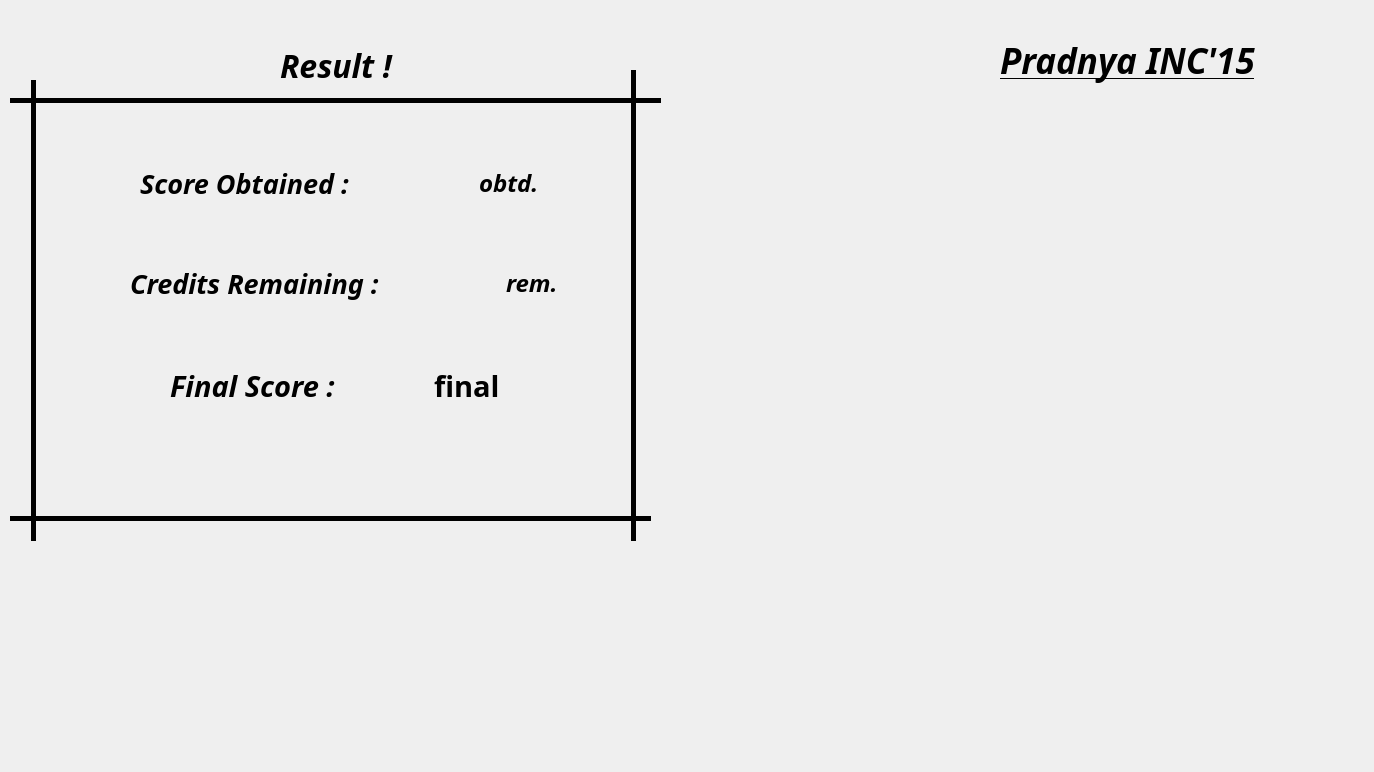
<?xml version="1.0" encoding="UTF-8"?>
<ui version="4.0">
 <class>Form</class>
 <widget class="QWidget" name="Form">
  <property name="geometry">
   <rect>
    <x>0</x>
    <y>0</y>
    <width>1374</width>
    <height>772</height>
   </rect>
  </property>
  <property name="windowTitle">
   <string>Form</string>
  </property>
  <widget class="QLabel" name="label">
   <property name="geometry">
    <rect>
     <x>-5</x>
     <y>-4</y>
     <width>1381</width>
     <height>771</height>
    </rect>
   </property>
   <property name="text">
    <string/>
   </property>
   <property name="pixmap">
    <pixmap>final_background.jpg</pixmap>
   </property>
  </widget>
  <widget class="Line" name="line">
   <property name="geometry">
    <rect>
     <x>23</x>
     <y>80</y>
     <width>20</width>
     <height>461</height>
    </rect>
   </property>
   <property name="font">
    <font>
     <pointsize>12</pointsize>
     <weight>75</weight>
     <italic>true</italic>
     <bold>true</bold>
    </font>
   </property>
   <property name="frameShadow">
    <enum>QFrame::Plain</enum>
   </property>
   <property name="lineWidth">
    <number>5</number>
   </property>
   <property name="orientation">
    <enum>Qt::Vertical</enum>
   </property>
  </widget>
  <widget class="QLabel" name="label_6">
   <property name="geometry">
    <rect>
     <x>1000</x>
     <y>30</y>
     <width>331</width>
     <height>61</height>
    </rect>
   </property>
   <property name="font">
    <font>
     <family>Purisa</family>
     <pointsize>26</pointsize>
     <weight>75</weight>
     <italic>true</italic>
     <bold>true</bold>
     <underline>true</underline>
    </font>
   </property>
   <property name="text">
    <string>Pradnya INC'15</string>
   </property>
  </widget>
  <widget class="QWidget" name="layoutWidget_3">
   <property name="geometry">
    <rect>
     <x>130</x>
     <y>260</y>
     <width>428</width>
     <height>46</height>
    </rect>
   </property>
   <layout class="QHBoxLayout" name="horizontalLayout_2">
    <item>
     <widget class="QLabel" name="label_2">
      <property name="font">
       <font>
        <family>Purisa</family>
        <pointsize>20</pointsize>
        <weight>75</weight>
        <italic>true</italic>
        <bold>true</bold>
       </font>
      </property>
      <property name="text">
       <string>Credits Remaining :</string>
      </property>
     </widget>
    </item>
    <item>
     <spacer name="horizontalSpacer_2">
      <property name="orientation">
       <enum>Qt::Horizontal</enum>
      </property>
      <property name="sizeHint" stdset="0">
       <size>
        <width>40</width>
        <height>20</height>
       </size>
      </property>
     </spacer>
    </item>
    <item>
     <widget class="QLabel" name="etCreditsremaining">
      <property name="font">
       <font>
        <family>Purisa</family>
        <pointsize>18</pointsize>
        <weight>75</weight>
        <italic>true</italic>
        <bold>true</bold>
       </font>
      </property>
      <property name="text">
       <string>rem.</string>
      </property>
     </widget>
    </item>
   </layout>
  </widget>
  <widget class="QWidget" name="layoutWidget_2">
   <property name="geometry">
    <rect>
     <x>140</x>
     <y>160</y>
     <width>399</width>
     <height>46</height>
    </rect>
   </property>
   <layout class="QHBoxLayout" name="horizontalLayout">
    <item>
     <widget class="QLabel" name="label_3">
      <property name="font">
       <font>
        <family>Purisa</family>
        <pointsize>20</pointsize>
        <weight>75</weight>
        <italic>true</italic>
        <bold>true</bold>
       </font>
      </property>
      <property name="text">
       <string>Score Obtained :</string>
      </property>
     </widget>
    </item>
    <item>
     <spacer name="horizontalSpacer">
      <property name="orientation">
       <enum>Qt::Horizontal</enum>
      </property>
      <property name="sizeHint" stdset="0">
       <size>
        <width>40</width>
        <height>20</height>
       </size>
      </property>
     </spacer>
    </item>
    <item>
     <widget class="QLabel" name="etScoreobtained">
      <property name="font">
       <font>
        <family>Purisa</family>
        <pointsize>18</pointsize>
        <weight>75</weight>
        <italic>true</italic>
        <bold>true</bold>
       </font>
      </property>
      <property name="text">
       <string>obtd.</string>
      </property>
     </widget>
    </item>
   </layout>
  </widget>
  <widget class="Line" name="line_4">
   <property name="geometry">
    <rect>
     <x>10</x>
     <y>510</y>
     <width>641</width>
     <height>16</height>
    </rect>
   </property>
   <property name="frameShadow">
    <enum>QFrame::Plain</enum>
   </property>
   <property name="lineWidth">
    <number>5</number>
   </property>
   <property name="orientation">
    <enum>Qt::Horizontal</enum>
   </property>
  </widget>
  <widget class="Line" name="line_2">
   <property name="geometry">
    <rect>
     <x>10</x>
     <y>90</y>
     <width>651</width>
     <height>20</height>
    </rect>
   </property>
   <property name="frameShadow">
    <enum>QFrame::Plain</enum>
   </property>
   <property name="lineWidth">
    <number>5</number>
   </property>
   <property name="orientation">
    <enum>Qt::Horizontal</enum>
   </property>
  </widget>
  <widget class="Line" name="line_3">
   <property name="geometry">
    <rect>
     <x>623</x>
     <y>70</y>
     <width>20</width>
     <height>471</height>
    </rect>
   </property>
   <property name="frameShadow">
    <enum>QFrame::Plain</enum>
   </property>
   <property name="lineWidth">
    <number>5</number>
   </property>
   <property name="orientation">
    <enum>Qt::Vertical</enum>
   </property>
  </widget>
  <widget class="QLabel" name="label_4">
   <property name="geometry">
    <rect>
     <x>280</x>
     <y>40</y>
     <width>151</width>
     <height>51</height>
    </rect>
   </property>
   <property name="font">
    <font>
     <family>Purisa</family>
     <pointsize>24</pointsize>
     <weight>75</weight>
     <italic>true</italic>
     <bold>true</bold>
    </font>
   </property>
   <property name="text">
    <string>Result !</string>
   </property>
  </widget>
  <widget class="QWidget" name="layoutWidget">
   <property name="geometry">
    <rect>
     <x>170</x>
     <y>360</y>
     <width>330</width>
     <height>51</height>
    </rect>
   </property>
   <layout class="QHBoxLayout" name="horizontalLayout_3">
    <item>
     <widget class="QLabel" name="label_8">
      <property name="font">
       <font>
        <family>Purisa</family>
        <pointsize>22</pointsize>
        <weight>75</weight>
        <italic>true</italic>
        <bold>true</bold>
       </font>
      </property>
      <property name="text">
       <string>Final Score :</string>
      </property>
     </widget>
    </item>
    <item>
     <spacer name="horizontalSpacer_3">
      <property name="orientation">
       <enum>Qt::Horizontal</enum>
      </property>
      <property name="sizeHint" stdset="0">
       <size>
        <width>40</width>
        <height>20</height>
       </size>
      </property>
     </spacer>
    </item>
    <item>
     <widget class="QLabel" name="etFinalscore">
      <property name="font">
       <font>
        <family>Purisa</family>
        <pointsize>22</pointsize>
        <weight>75</weight>
        <italic>false</italic>
        <bold>true</bold>
       </font>
      </property>
      <property name="text">
       <string>final</string>
      </property>
     </widget>
    </item>
   </layout>
  </widget>
  <widget class="QLabel" name="label_5">
   <property name="geometry">
    <rect>
     <x>820</x>
     <y>0</y>
     <width>201</width>
     <height>161</height>
    </rect>
   </property>
   <property name="text">
    <string/>
   </property>
   <property name="pixmap">
    <pixmap>pradnyalogomedium.png</pixmap>
   </property>
  </widget>
  <widget class="QLabel" name="label_7">
   <property name="geometry">
    <rect>
     <x>700</x>
     <y>80</y>
     <width>641</width>
     <height>591</height>
    </rect>
   </property>
   <property name="text">
    <string/>
   </property>
   <property name="pixmap">
    <pixmap>arrow_final.png</pixmap>
   </property>
  </widget>
 </widget>
 <resources/>
 <connections/>
</ui>
